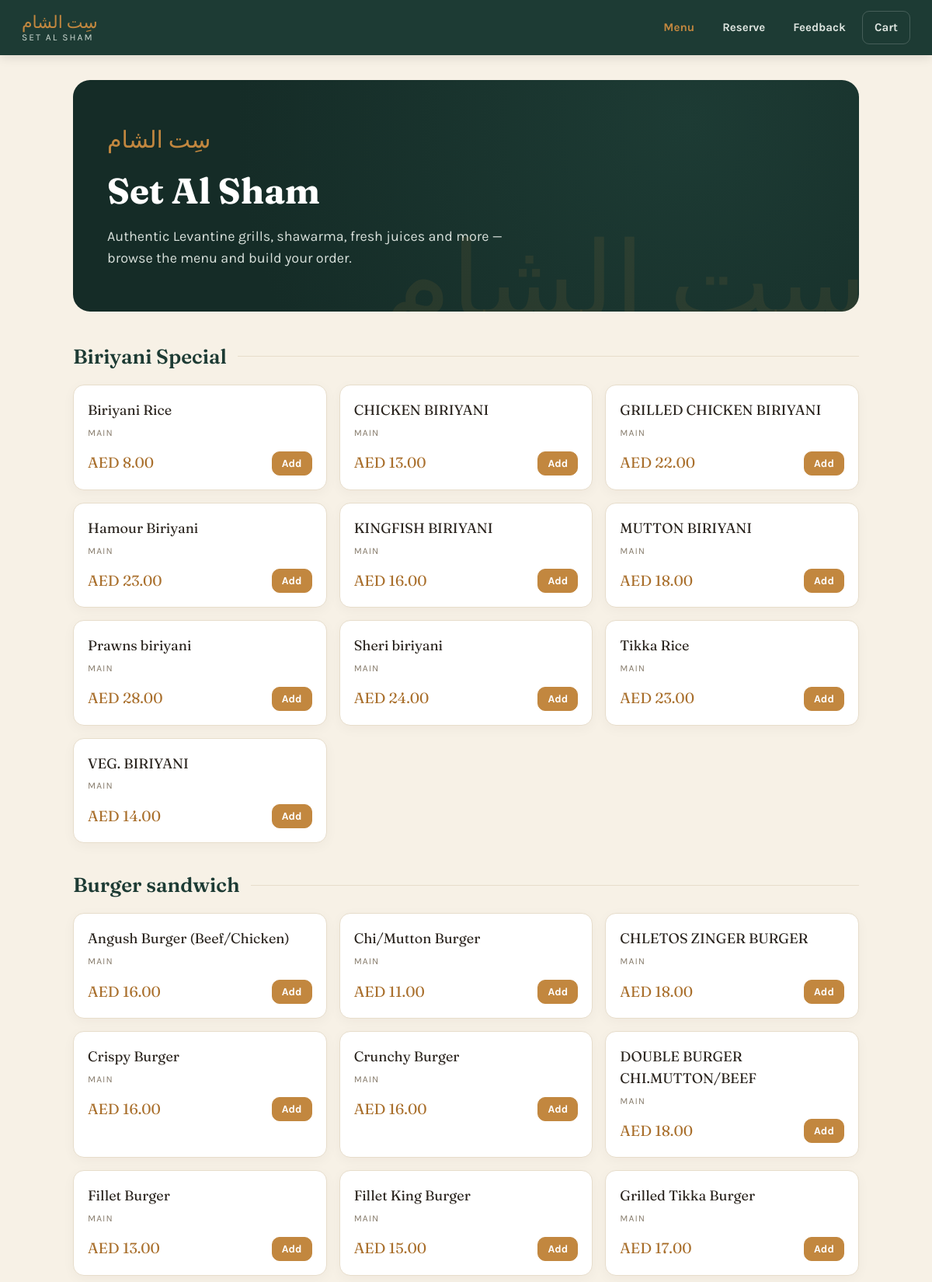
/customer/index.php (upper part), run on the app's committed database.
### tables this page shows
CREATE TABLE MenuItems (
    ItemID INT AUTO_INCREMENT PRIMARY KEY,
    CategoryID INT NOT NULL,
    ItemName VARCHAR(100) NOT NULL,
    BasePrice DECIMAL(8, 2) NOT NULL CHECK (BasePrice >= 0),
    ItemType VARCHAR(30) NOT NULL CHECK (ItemType IN ('Main', 'Beverage', 'Dessert', 'Combo', 'Add-on')),
    IsAvailable BOOLEAN DEFAULT TRUE,
    FOREIGN KEY (CategoryID) REFERENCES Categories(CategoryID) ON DELETE RESTRICT
);

### admin/db.php (called while the page is built, shortened)
<?php
function money($n) { return 'AED ' . number_format((float)$n, 2); }
function h($s)     { return htmlspecialchars($s ?? '', ENT_QUOTES); }

### customer/index.php (the view, shortened to what this page needs)
<?php
require 'db.php';
$res = mysqli_query($conn,
    "SELECT m.ItemID, m.ItemName, m.BasePrice, m.ItemType, c.CategoryName
     FROM MenuItems m JOIN Categories c ON m.CategoryID = c.CategoryID
     WHERE m.IsAvailable = 1
     ORDER BY c.CategoryName, m.ItemName");
$byCat = [];
while ($r = mysqli_fetch_assoc($res)) $byCat[$r['CategoryName']][] = $r;
require 'header.php';
?>
<section class="hero">
  <div class="ar">سِت الشام</div>
  <h1>Set Al Sham</h1>
  <p>Authentic Levantine grills, shawarma, fresh juices and more — browse the menu and build your order.</p>
</section>
<?php foreach ($byCat as $cat => $items): ?>
  <div class="cat-head"><h2><?= h($cat) ?></h2><span class="rule"></span></div>
  <div class="menu-grid">
    <?php foreach ($items as $it): ?>
      <div class="dish">
        <span class="name"><?= h($it['ItemName']) ?></span>
        <span class="type"><?= h($it['ItemType']) ?></span>
        <div class="row">
          <span class="price"><?= money($it['BasePrice']) ?></span>
          <form method="post" class="inline">
            <button class="btn btn-sm btn-primary">Add</button>
          </form>
        </div>
      </div>
    <?php endforeach; ?>
  </div>
<?php endforeach; ?>
<?php require 'footer.php'; ?>

### customer/style.css (style rules this page uses)
:root { --green:#1d3b34; --green-d:#152c27; --parch:#f7f1e6; --card:#fff; --ink:#2a241e; --muted:#867b6b; --line:#e7ddcb; --saffron:#c2873f; --saffron-d:#a96f2c; --terra:#9c4a32; --ok:#3f7d5b; }
* { box-sizing:border-box; }
body { margin:0;font-family:'Karla',sans-serif;color:var(--ink);background:var(--parch);line-height:1.55; }
h1,h2,h3 { font-family:'Fraunces',serif;font-weight:600; }
.hero { background:radial-gradient(circle at 78% 18%, var(--green) , var(--green-d) 70%); color:#f3ead9;border-radius:22px;padding:54px 44px;margin-bottom:38px; position:relative;overflow:hidden; }
.hero::after { content:"سِت الشام";position:absolute;right:-10px;bottom:-30px; font-family:'Fraunces',serif;font-size:140px;color:rgba(194,135,63,.10);line-height:1; }
.hero .ar { font-family:'Fraunces',serif;color:var(--saffron);font-size:30px; }
.hero h1 { font-size:46px;margin:6px 0 10px;color:#fff;font-weight:700; }
.hero p { font-size:18px;max-width:520px;color:#d8e0db;margin:0; }
.cat-head { display:flex;align-items:center;gap:14px;margin:34px 0 16px; }
.cat-head h2 { margin:0;font-size:26px;color:var(--green); }
.cat-head .rule { flex:1;height:1px;background:var(--line); }
.menu-grid { display:grid;grid-template-columns:repeat(auto-fill,minmax(260px,1fr));gap:16px; }
.dish { background:var(--card);border:1px solid var(--line);border-radius:14px;padding:18px; display:flex;flex-direction:column;gap:6px;box-shadow:0 4px 16px rgba(42,36,30,.04); }
.dish .name { font-family:'Fraunces',serif;font-size:18px; }
.dish .type { font-size:12px;text-transform:uppercase;letter-spacing:1px;color:var(--muted); }
.dish .row { display:flex;justify-content:space-between;align-items:center;margin-top:8px; }
.dish .price { font-family:'Fraunces',serif;font-size:19px;color:var(--saffron-d); }
.btn { display:inline-block;font-family:'Karla',sans-serif;font-weight:700;font-size:15px; padding:10px 18px;border-radius:10px;border:1px solid var(--line);background:#fff;color:var(--ink);cursor:pointer; }
.btn-primary { background:var(--saffron);border-color:var(--saffron);color:#fff; }
.btn-sm { padding:6px 12px;font-size:14px; }
form.inline { display:inline; }

### data on the page
menuitems: ItemName "Biriyani Rice", ItemType "MAIN", BasePrice "AED 8.00"
menuitems: ItemName "CHICKEN BIRIYANI", ItemType "MAIN", BasePrice "AED 13.00"
menuitems: ItemName "GRILLED CHICKEN BIRIYANI", ItemType "MAIN", BasePrice "AED 22.00"
menuitems: ItemName "Hamour Biriyani", ItemType "MAIN", BasePrice "AED 23.00"
menuitems: ItemName "KINGFISH BIRIYANI", ItemType "MAIN", BasePrice "AED 16.00"
menuitems: ItemName "MUTTON BIRIYANI", ItemType "MAIN", BasePrice "AED 18.00"
menuitems: ItemName "Prawns biriyani", ItemType "MAIN", BasePrice "AED 28.00"
menuitems: ItemName "Sheri biriyani", ItemType "MAIN", BasePrice "AED 24.00"
menuitems: ItemName "Tikka Rice", ItemType "MAIN", BasePrice "AED 23.00"
menuitems: ItemName "VEG. BIRIYANI", ItemType "MAIN", BasePrice "AED 14.00"
menuitems: ItemName "Angush Burger (Beef/Chicken)", ItemType "MAIN", BasePrice "AED 16.00"
menuitems: ItemName "Chi/Mutton Burger", ItemType "MAIN", BasePrice "AED 11.00"
menuitems: ItemName "CHLETOS ZINGER BURGER", ItemType "MAIN", BasePrice "AED 18.00"
menuitems: ItemName "Crispy Burger", ItemType "MAIN", BasePrice "AED 16.00"
menuitems: ItemName "Crunchy Burger", ItemType "MAIN", BasePrice "AED 16.00"
menuitems: ItemName "DOUBLE BURGER CHI.MUTTON/BEEF", ItemType "MAIN", BasePrice "AED 18.00"
menuitems: ItemName "Fillet Burger", ItemType "MAIN", BasePrice "AED 13.00"
menuitems: ItemName "Fillet King Burger", ItemType "MAIN", BasePrice "AED 15.00"
menuitems: ItemName "Grilled Tikka Burger", ItemType "MAIN", BasePrice "AED 17.00"

### other printed values
$cat "Biriyani Special"
$cat "Burger sandwich"
